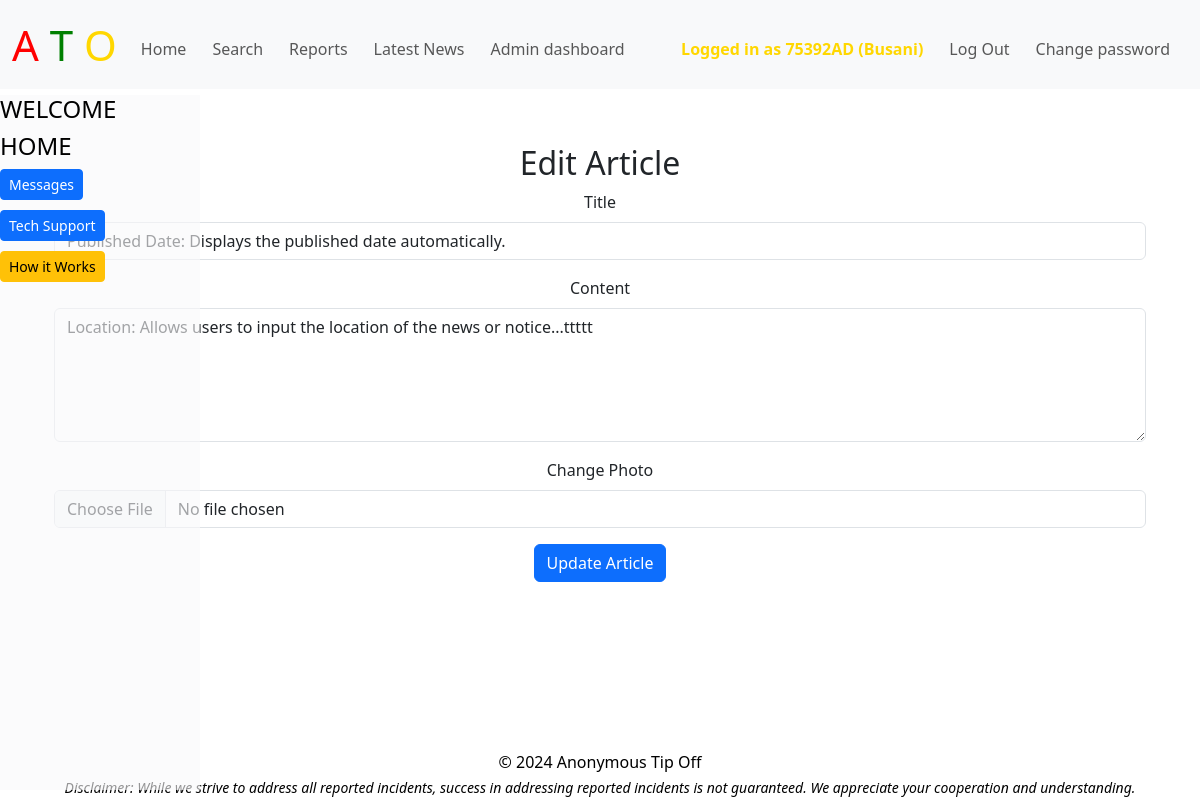
Screenshot of /edit_article/8 (signed in) with the database file from the repository.
### tables this page shows
CREATE TABLE 'news' (
    id INTEGER PRIMARY KEY AUTOINCREMENT,
    title TEXT NOT NULL,
    content TEXT NOT NULL,'timestamp' TIMESTAMP DEFAULT CURRENT_TIMESTAMP
, location TEXT, reporter TEXT, photo BYTEA);

### admin_app/app_admin.py (the view)
@app.route('/edit_article/<int:article_id>', methods=["GET", "POST"])
@login_required
def edit_article(article_id):
    if request.method == "POST":
        title = request.form.get('title')
        content = request.form.get('content')
        photo = request.files.get('photo')
        article = db.execute("SELECT * FROM news WHERE id = :id", id=article_id)
        if article:
            if photo:
                photo_data = photo.read()
                db.execute("UPDATE news SET photo = ? WHERE id = ?", photo_data, article_id)
            db.execute("UPDATE news SET title = ?, content = ? WHERE id = ?", title, content, article_id)
            flash('Article updated successfully', 'success')
            log_activity(db, session.get("user_id"), session.get("username"), "edit_article", f"Edited article with ID {article_id}")
            return redirect(url_for('show_article', article_id=article_id))
        else:
            flash('Article not found', 'error')
            return redirect(url_for('show_article', article_id=article_id))
    else:
        article = db.execute("SELECT * FROM news WHERE id = :id", id=article_id)
        if article:
            article = article[0]
            return render_template('edit_article.html', article=article)
        else:
            flash('Article not found', 'error')
            return redirect(url_for('show_article', article_id=article_id))

### admin_app/helpers.py (called while the page is built)
def login_required(f):
    @wraps(f)
    def decorated_function(*args, **kwargs):
        if session.get("user_id") is None:
            return redirect("/login")
        return f(*args, **kwargs)
    return decorated_function

### admin_app/templates/edit_article.html (shortened to what this page needs)
{% extends "layout.html" %}
{% block main %}
<div class="container mt-5">
    <h2>Edit Article</h2>
    <form action="{{ url_for('edit_article', article_id=article['id']) }}" method="POST" enctype="multipart/form-data">
        <div class="mb-3">
            <label for="title" class="form-label">Title</label>
            <input type="text" class="form-control" id="title" name="title" value="{{ article['title'] }}" required>
        </div>
        <div class="mb-3">
            <label for="content" class="form-label">Content</label>
            <textarea class="form-control" id="content" name="content" rows="5" required>{{ article['content'] }}</textarea>
        </div>
        <div class="mb-3">
            <label for="photo" class="form-label">Change Photo</label>
            <input type="file" class="form-control" id="photo" name="photo">
        </div>
        <button type="submit" class="btn btn-primary">Update Article</button>
    </form>
</div>
{% endblock %}

### rows the page displays
news: title "Published Date: Displays the published date automatically.", content "Location: Allows users to input the location of the news or notice...ttttt"

### other values shown
{{ session["username"] }} "75392AD"
{{ session["full_name"] }} "Busani"
